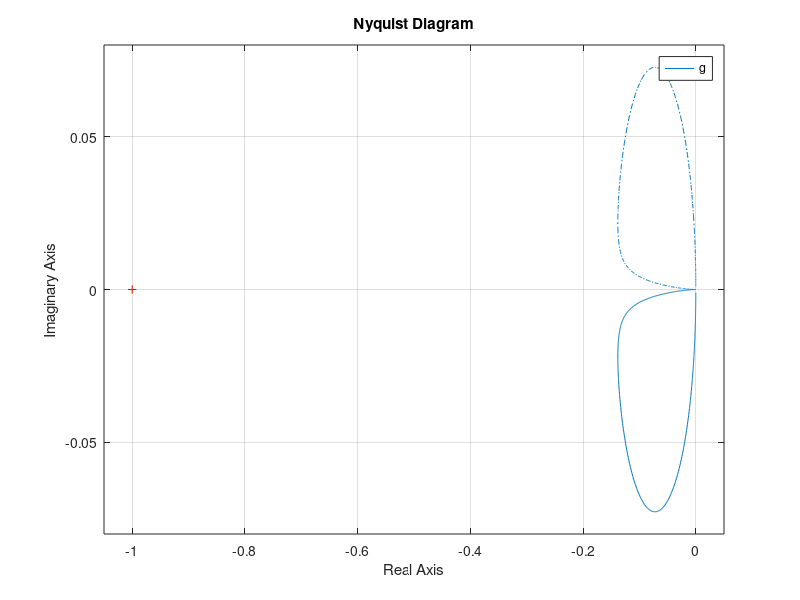

This figure's MATLAB source:
s=tf('s');
g=4.545*s/(s+5.6197)/(s+0.14)/(s-5.56);
nyquist(g)
% From our previous discussion we know that our system has one open-loop 
% pole in the right-half plane ($P$ = 1) and from examination of the
% open-loop Nyquist plot above we can see that there are no encirclements
% of the point -1 ($N$ = 0). Therefore, $Z$ = 0 + 1 = 1 and the closed-loop
% system has 1 pole in the right-half plane indicating 
% that it is indeed unstable
